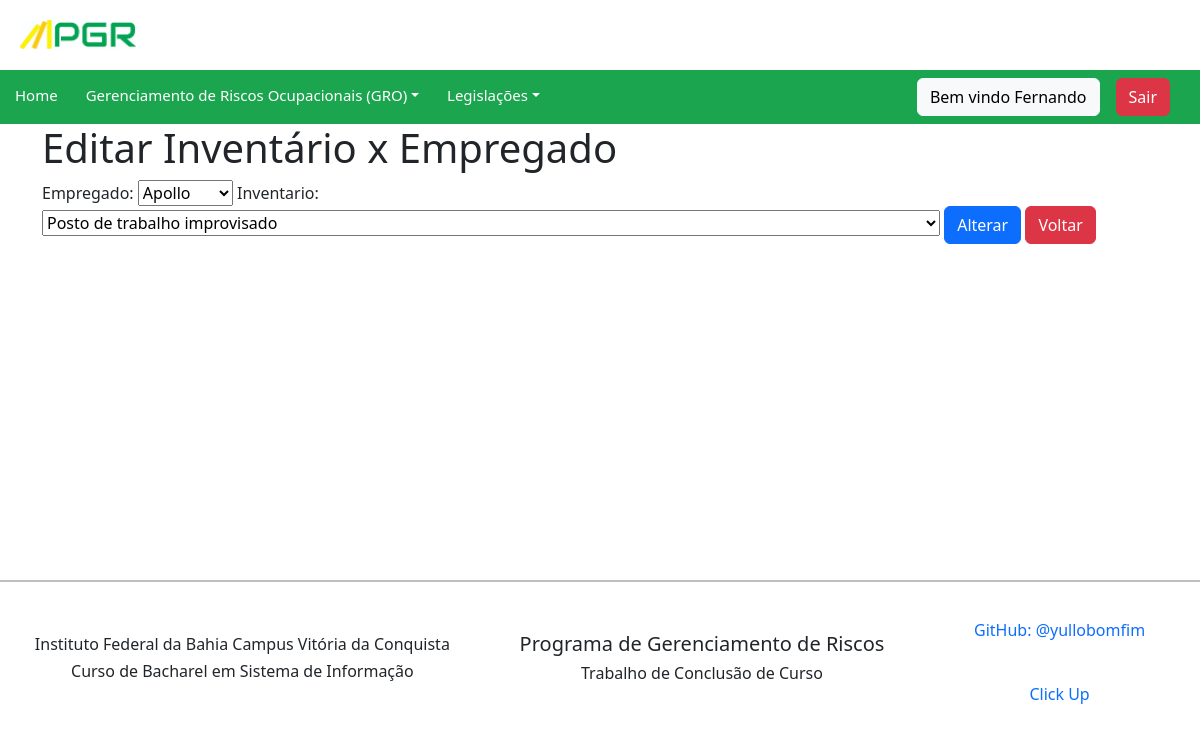
/empregadoinventario/update/12/ (signed in), run on an earlier commit of the app's database.
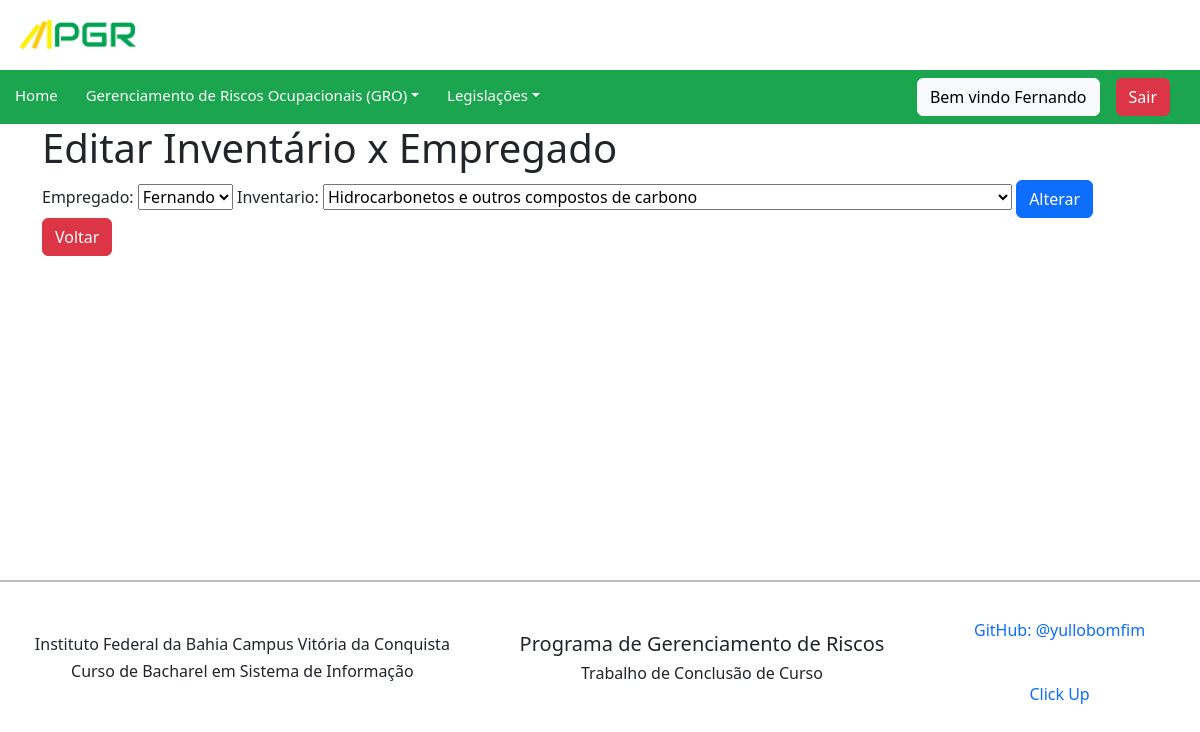
And on a later commit of the database.
### pgr/models.py (models this page shows, shortened)
class Empregadoinventario(models.Model):
    empregado = models.ForeignKey(Empregado, verbose_name=("empregado"), on_delete=models.CASCADE)
    inventario = models.ForeignKey(Inventario, verbose_name=("inventario"), on_delete=models.CASCADE)
    class Meta:
        verbose_name = "empregadoinventario"
        verbose_name_plural = "empregadosinventarios"
        ordering = ['empregado']

### pgr/views.py (the view)
# urls.py: path('empregadoinventario/update/<int:pk>/', EmpregadoinventarioUpdateView.as_view(), name='empregadoinventario_update'),
class EmpregadoinventarioUpdateView(LoginRequiredMixin, UpdateView):
    login_url = reverse_lazy('login')
    model = Empregadoinventario
    form_class = EmpregadoinventarioForm
    template_name = 'empregadoinventario_update.html'
    success_url = reverse_lazy('empregadoinventario_list')

### pgr/forms.py
class EmpregadoinventarioForm(ModelForm):
    class Meta:
        model= Empregadoinventario
        fields = '__all__'

### pgr/models.py (called while the page is built)
    def __str__(self):
        return f"{self.user}"

    def __str__(self):
        return f"{self.descricao_perigo}"

    def __str__(self):
        return f"{self.descricao_perigo}"

    def __str__(self):
        return str(self.identificacao_risco)

### pgr/templates/empregadoinventario_update.html (shortened to what this page needs)
{% extends 'base.html' %}
{% load bootstrap %}
{% block content %}
<div class="container">
  <h1>Editar Inventário x Empregado</h1>
  <form method="post">
    {{ form|bootstrap }}
    <button class="btn btn-primary" type="submit">Alterar</button>
    <a class="btn btn-danger" href="/empregadoinventario/">Voltar</a>
  </form>
</div>
  {% endblock %}

What changed in the data, as far as the page shows it:
changed Empregadoinventario: empregado "Apollo" → "Fernando"; inventario "Posto de trabalho improvisado" → "Hidrocarbonetos e outros compostos de carbono"
